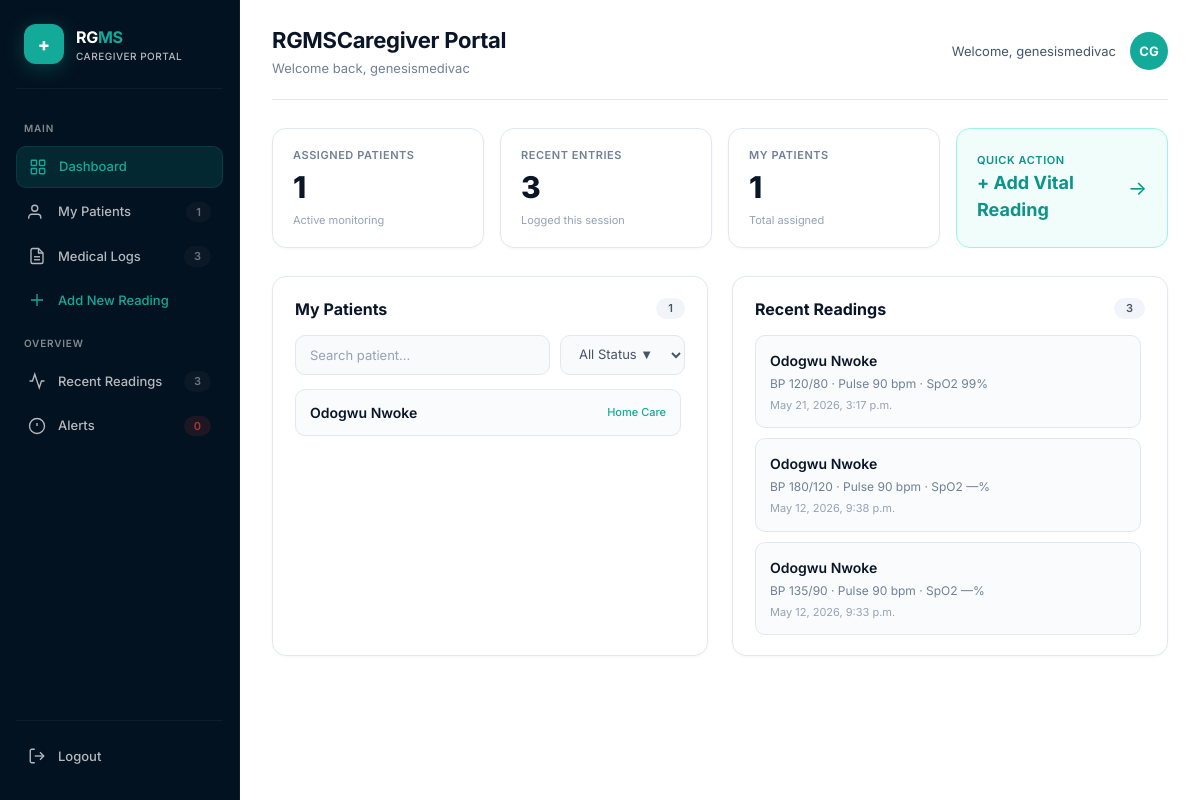
Page /caregiver/dashboard/ (signed in) on the committed database.
### monitoring/models.py (models this page shows, shortened)
class Patient(models.Model):
    GENDER_CHOICES = [
        ('male', 'Male'),
        ('female', 'Female'),
    ]
    CARE_TYPE_CHOICES = [
        ('in_patient', 'In-patient Care'),
        ('outpatient', 'Outpatient Clinic'),
        ('home_care', 'Home Care'),
    ]
    full_name = models.CharField(max_length=150)
    date_of_birth = models.DateField(null=True, blank=True)
    gender = models.CharField(max_length=10, choices=GENDER_CHOICES)
    phone_number = models.CharField(max_length=20, blank=True)
    address = models.TextField(blank=True)
    emergency_contact_name = models.CharField(max_length=150, blank=True)
    emergency_contact_phone = models.CharField(max_length=20, blank=True)
    assigned_doctor = models.ForeignKey(
        User,
        on_delete=models.SET_NULL,
        null=True,
        blank=True,
        related_name='doctor_patients'
    )
    assigned_caregiver = models.ForeignKey(
        User,
        on_delete=models.SET_NULL,
        null=True,
        blank=True,
        related_name='caregiver_patients'
    )
    known_conditions = models.TextField(blank=True)
    current_medications = models.TextField(blank=True)
    care_type = models.CharField(
        max_length=20,
        choices=CARE_TYPE_CHOICES,
        default='home_care'
    )
    created_at = models.DateTimeField(auto_now_add=True)

class VitalReading(models.Model):
    patient = models.ForeignKey(
        Patient,
        on_delete=models.CASCADE,
        related_name='vital_readings'
    )
    fasting_blood_sugar = models.DecimalField(
        max_digits=6,
        decimal_places=2,
        null=True,
        blank=True,
        validators=[MinValueValidator(0), MaxValueValidator(1000)]
    )
    random_blood_sugar = models.DecimalField(
        max_digits=6,
        decimal_places=2,
        null=True,
        blank=True,
        validators=[MinValueValidator(0), MaxValueValidator(1000)]
    )
    systolic_bp = models.PositiveIntegerField(
        validators=[MinValueValidator(50), MaxValueValidator(300)]
    )
    diastolic_bp = models.PositiveIntegerField(
        validators=[MinValueValidator(30), MaxValueValidator(200)]
    )
    pulse_rate = models.PositiveIntegerField(
        validators=[MinValueValidator(30), MaxValueValidator(250)]
    )
    oxygen_saturation = models.PositiveIntegerField(
        null=True,
        blank=True,
        validators=[MinValueValidator(50), MaxValueValidator(100)],
        help_text="SpO2 percentage"
    )
    symptoms = models.TextField(blank=True)
    notes = models.TextField(blank=True)
    report_file = models.FileField(upload_to='reports/', null=True, blank=True)
    created_at = models.DateTimeField(auto_now_add=True)
    URINE_RESULT_CHOICES = [
        ('negative', 'Negative'),
        ('trace', 'Trace'),
        ('plus', '+'),
        ('plus_2', '++'),
        ('plus_3', '+++'),
        ('plus_4', '++++'),
    ]
    NITRITE_CHOICES = [
        ('negative', 'Negative'),
        ('positive', 'Positive'),
    ]
    UROBILINOGEN_CHOICES = [
        ('weakly_positive', 'Weakly Positive'),
        ('plus', '+'),
        ('plus_2', '++'),
        ('plus_3', '+++'),
        ('plus_4', '++++'),
    ]
    urine_glucose = models.CharField(
        max_length=20,
        choices=URINE_RESULT_CHOICES,
        default='negative'
    )
    urine_protein = models.CharField(
        max_length=20,
        choices=URINE_RESULT_CHOICES,
        default='negative'
    )
    urine_acetone = models.CharField(
        max_length=20,
        choices=URINE_RESULT_CHOICES,
        default='negative'
    )
    urine_bilirubin = models.CharField(
        max_length=20,
        choices=URINE_RESULT_CHOICES,
        default='negative'
    )
    urine_urobilinogen = models.CharField(
        max_length=30,
        choices=UROBILINOGEN_CHOICES,
        default='weakly_positive'
    )
    urine_nitrite = models.CharField(
        max_length=20,
        choices=NITRITE_CHOICES,
        default='negative'
    )

### monitoring/views.py (the view)
# urls.py: path('caregiver/dashboard/', views.caregiver_dashboard, name='caregiver_dashboard'),
@login_required
def caregiver_dashboard(request):
    assigned_patients = Patient.objects.filter(assigned_caregiver=request.user)
    recent_readings = VitalReading.objects.filter(
        patient__assigned_caregiver=request.user
    ).select_related('patient').order_by('-created_at')[:5]
    return render(request, 'monitoring/caregiver_dashboard.html', {
        'assigned_patients': assigned_patients,
        'recent_readings': recent_readings,
    })

### monitoring/templates/monitoring/caregiver_dashboard.html (shortened to what this page needs)
<!DOCTYPE html>
<html lang="en">
<head>
</head>
<body>
    <aside class="sidebar" id="sidebar">
        <div class="sidebar-brand">
            <div class="brand-icon">+</div>
            <div>
                <div class="brand-text">RG<span>MS</span></div>
                <div class="brand-sub">CAREGIVER PORTAL</div>
            </div>
        </div>
        <nav class="sidebar-nav">
            <div class="nav-label">Main</div>
            <a href="#" class="nav-item active">
                <svg fill="none" stroke="currentColor" viewBox="0 0 24 24"><rect x="3" y="3" width="7" height="7" rx="1"/><rect x="14" y="3" width="7" height="7" rx="1"/><rect x="3" y="14" width="7" height="7" rx="1"/><rect x="14" y="14" width="7" height="7" rx="1"/></svg>
                Dashboard
            </a>
            <a href="#" class="nav-item">
                <svg fill="none" stroke="currentColor" viewBox="0 0 24 24"><path d="M17 21v-2a4 4 0 0 0-4-4H5a4 4 0 0 0-4 4v2"/><circle cx="9" cy="7" r="4"/></svg>
                My Patients
                <span class="badge">{{ assigned_patients.count }}</span>
            </a>
            <a href="#" class="nav-item">
                <svg fill="none" stroke="currentColor" viewBox="0 0 24 24"><path d="M14 2H6a2 2 0 0 0-2 2v16a2 2 0 0 0 2 2h12a2 2 0 0 0 2-2V8z"/><polyline points="14 2 14 8 20 8"/><line x1="16" y1="13" x2="8" y2="13"/><line x1="16" y1="17" x2="8" y2="17"/></svg>
                Medical Logs
                <span class="badge">{{ recent_readings.count }}</span>
            </a>
            <a href="{% url 'add_vital_reading' %}" class="nav-item" style="color:#13AA9A; opacity:1;">
                <svg fill="none" stroke="currentColor" viewBox="0 0 24 24"><path d="M12 4v16M4 12h16" stroke="#13AA9A"/></svg>
                Add New Reading
            </a>
            <div class="nav-label">Overview</div>
            <a href="#" class="nav-item">
                <svg fill="none" stroke="currentColor" viewBox="0 0 24 24"><polyline points="22 12 18 12 15 21 9 3 6 12 2 12"/></svg>
                Recent Readings
                <span class="badge">{{ recent_readings.count }}</span>
            </a>
            <a href="#" class="nav-item">
                <svg fill="none" stroke="currentColor" viewBox="0 0 24 24"><circle cx="12" cy="12" r="10"/><line x1="12" y1="8" x2="12" y2="12"/><line x1="12" y1="16" x2="12.01" y2="16"/></svg>
                Alerts
                <span class="badge" style="background:rgba(239,68,68,0.15);color:#ef4444;opacity:1;">0</span>
            </a>
        </nav>
        <div class="sidebar-footer">
            <a href="{% url 'logout' %}" class="logout-item">
                <svg fill="none" stroke="currentColor" viewBox="0 0 24 24"><path d="M9 21H5a2 2 0 0 1-2-2V5a2 2 0 0 1 2-2h4"/><polyline points="16 17 21 12 16 7"/><line x1="21" y1="12" x2="9" y2="12"/></svg>
                Logout
            </a>
        </div>
    </aside>
    <main class="main-content">
        <header class="topbar">
            <div class="topbar-left">
                <div style="display:flex;align-items:center;gap:12px;">
                    <div>
                        <h1>RGMSCaregiver Portal</h1>
                        <p>Welcome back, {{ request.user.username }}</p>
                    </div>
                </div>
            </div>
            <div class="topbar-right">
                <span class="welcome">Welcome, {{ request.user.username }}</span>
                <div class="avatar">CG</div>
            </div>
        </header>
        <div class="stats-row">
            <div class="stat-card">
                <div class="label">Assigned Patients</div>
                <div class="value">{{ assigned_patients.count }}</div>
                <div class="sub">Active monitoring</div>
            </div>
            <div class="stat-card">
                <div class="label">Recent Entries</div>
                <div class="value">{{ recent_readings.count }}</div>
                <div class="sub">Logged this session</div>
            </div>
            <div class="stat-card">
                <div class="label">My Patients</div>
                <div class="value">{{ assigned_patients.count }}</div>
                <div class="sub">Total assigned</div>
            </div>
            <a href="{% url 'add_vital_reading' %}" class="quick-action-card">
                <div>
                    <div class="label">Quick Action</div>
                    <div class="value">+ Add Vital Reading</div>
                </div>
                <span class="arrow">→</span>
            </a>
        </div>
        <div class="grid-2">
            <section class="card">
                <div class="card-header">
                    <h2 class="card-title">My Patients</h2>
                    <span class="card-badge">{{ assigned_patients.count }}</span>
                </div>
                <div class="search-bar">
                    <input type="text" placeholder="Search patient..." />
                    <select>
                        <option>All Status ▼</option>
                    </select>
                </div>
                <div class="scroll-area">
                    {% if assigned_patients %}
                    {% for patient in assigned_patients %}
                    <div class="patient-item">
                        <span class="name">{{ patient.full_name }}</span>
                        <span class="status active">{{ patient.get_care_type_display }}</span>
                    </div>
                    {% endfor %}
                    {% else %}
                    <div class="empty-state">No patients assigned.</div>
                    {% endif %}
                </div>
            </section>
            <section class="card">
                <div class="card-header">
                    <h2 class="card-title">Recent Readings</h2>
                    <span class="card-badge">{{ recent_readings.count }}</span>
                </div>
                <div class="scroll-area">
                    {% if recent_readings %}
                    {% for reading in recent_readings %}
                    <div class="reading-item">
                        <div class="name">{{ reading.patient.full_name }}</div>
                        <div class="meta">
                            BP {{ reading.systolic_bp }}/{{ reading.diastolic_bp }} ·
                            Pulse {{ reading.pulse_rate }} bpm ·
                            SpO2 {{ reading.oxygen_saturation|default:"—" }}%
                        </div>
                        <div class="meta" style="font-size:11px;margin-top:4px;color:#94a3b8;">
                            {{ reading.created_at }}
                        </div>
                    </div>
                    {% endfor %}
                    {% else %}
                    <div class="empty-state">
                        No readings found.<br>
                        <span style="font-size:12px;color:#94a3b8;">Start by adding a vital reading for a patient.</span>
                    </div>
                    {% endif %}
                </div>
            </section>
        </div>
    </main>
</body>
</html>

### rows in the picture
Patient: full_name "Odogwu Nwoke", care_type "Home Care"
VitalReading: patient.full_name "Odogwu Nwoke", systolic_bp "120", diastolic_bp "80", pulse_rate "90", oxygen_saturation "99", created_at "May 21, 2026, 3:17 p.m."
VitalReading: patient.full_name "Odogwu Nwoke", systolic_bp "180", diastolic_bp "120", pulse_rate "90", oxygen_saturation "—", created_at "May 12, 2026, 9:38 p.m."
VitalReading: patient.full_name "Odogwu Nwoke", systolic_bp "135", diastolic_bp "90", pulse_rate "90", oxygen_saturation "—", created_at "May 12, 2026, 9:33 p.m."

### other values in the picture
{{ assigned_patients.count }} "1"
{{ recent_readings.count }} "3"
{{ request.user.username }} "genesismedivac"
